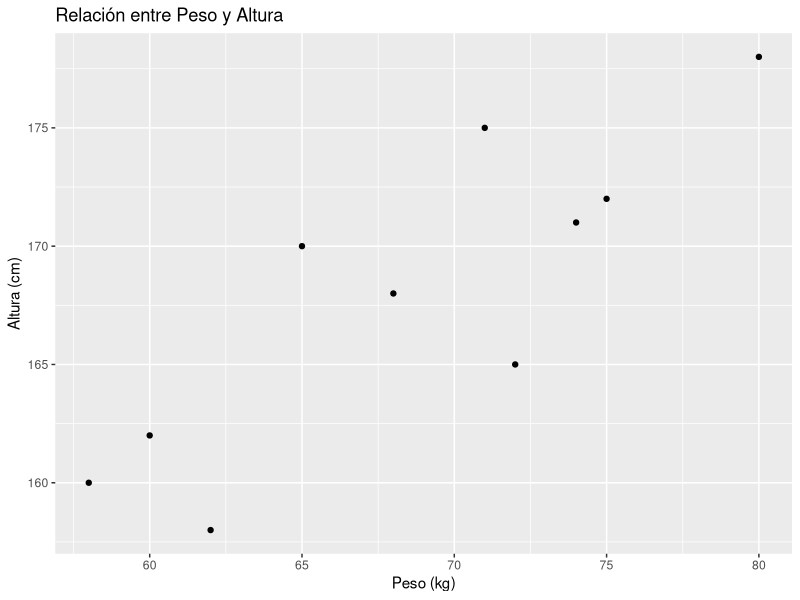

Generate this figure with R:
## ---- chunk 1
# Importar librerías
library(tidyverse)
## ---- chunk 2
DatosBivariados <- read.csv("DatosBivariados.csv")
DatosBivariados
## ---- chunk 3
# Gráfico de dispersión
ggplot(DatosBivariados, aes(x = Peso, y = Altura)) +
  geom_point() +
  labs(
    title = "Relación entre Peso y Altura",
    x = "Peso (kg)", y = "Altura (cm)"
  )
## ---- chunk 4
# Medidas de tendencia central y dispersión
summary(DatosBivariados)
## ---- chunk 5
cor(DatosBivariados$Peso, DatosBivariados$Altura)
## ---- chunk 6
# Prueba de correlación de Pearson
resultado_prueba <- cor.test(DatosBivariados$Peso, DatosBivariados$Altura)
resultado_prueba
## ---- chunk 7
# Modelo de regresión lineal simple
modelo_regresion <- lm(Altura ~ Peso, data = DatosBivariados)
# Resumen del modelo
summary(modelo_regresion)
## ---- chunk 8
# Coeficiente alfa (intercepto)
alfa <- coef(modelo_regresion)[1]
alfa
